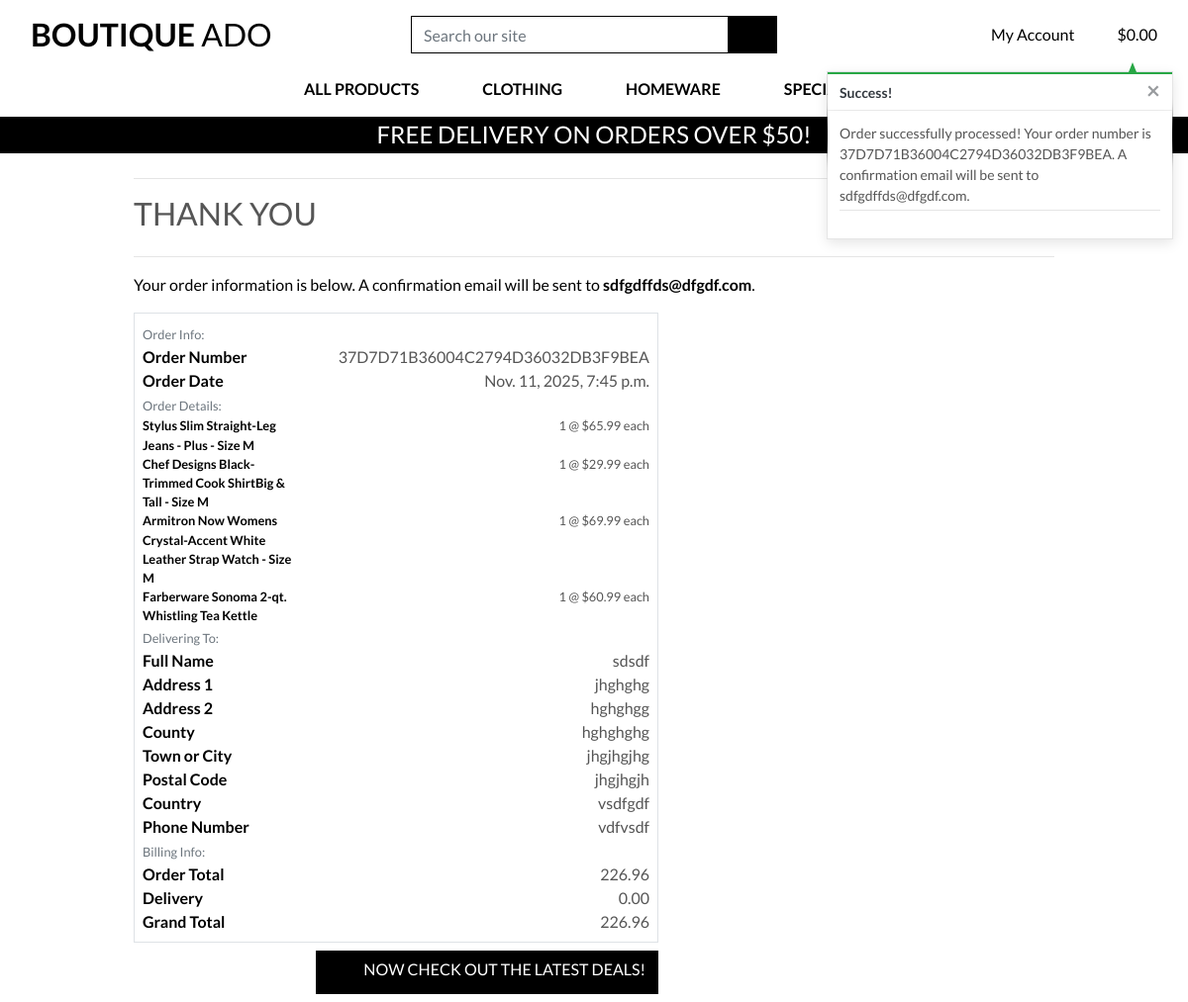
The app's page /checkout/checkout_success/37D7D71B36004C2794D36032DB3F9BEA with its own data.
### checkout/models.py (models this page shows, shortened)
class Order(models.Model):
    order_number = models.CharField(max_length=32, null=False, editable=False)
    full_name = models.CharField(max_length=50, null=False, blank=False)
    email = models.EmailField(max_length=254, null=False, blank=False)
    phone_number = models.CharField(max_length=20, null=False, blank=False)
    country = models.CharField(max_length=40, null=False, blank=False)
    postcode = models.CharField(max_length=20, null=True, blank=True)
    town_or_city = models.CharField(max_length=40, null=False, blank=False)
    street_address1 = models.CharField(max_length=80, null=False, blank=False)
    street_address2 = models.CharField(max_length=80, null=True, blank=True)
    county = models.CharField(max_length=80, null=True, blank=True)
    date = models.DateTimeField(auto_now_add=True)
    delivery_cost = models.DecimalField(max_digits=6, decimal_places=2, null=False, default=0)
    order_total = models.DecimalField(max_digits=10, decimal_places=2, null=False, default=0)
    grand_total = models.DecimalField(max_digits=10, decimal_places=2, null=False, default=0)

class OrderLineItem(models.Model):
    order = models.ForeignKey(Order, null=False, blank=False, on_delete=models.CASCADE, related_name='lineitems')
    product = models.ForeignKey(Product, null=False, blank=False, on_delete=models.CASCADE)
    product_size = models.CharField(max_length=2, null=True, blank=True) # XS, S, M, L, XL
    quantity = models.IntegerField(null=False, blank=False, default=0)
    lineitem_total = models.DecimalField(max_digits=6, decimal_places=2, null=False, blank=False, editable=False)

### products/models.py (models this page shows, shortened)
class Product(models.Model):
    category = models.ForeignKey('Category', null=True, blank=True, on_delete=models.SET_NULL)
    sku = models.CharField(max_length=254, null=True, blank=True)
    name = models.CharField(max_length=254)
    description = models.TextField()
    has_sizes = models.BooleanField(default=False, null=True, blank=True)
    price = models.DecimalField(max_digits=6, decimal_places=2)
    rating = models.DecimalField(max_digits=6, decimal_places=2, null=True, blank=True)
    image_url = models.URLField(max_length=1024, null=True, blank=True)
    image = models.ImageField(null=True, blank=True)

### checkout/views.py (the view)
# urls.py: path('checkout_success/<order_number>', views.checkout_success, name='checkout_success'),
def checkout_success(request, order_number):
    save_info = request.session.get('save_info')
    order = get_object_or_404(Order, order_number=order_number)
    messages.success(request, f'Order successfully processed! \
        Your order number is {order_number}. A confirmation \
        email will be sent to {order.email}.')
    if 'bag' in request.session:
        del request.session['bag']
    template = 'checkout/checkout_success.html'
    context = {
        'order': order,
    }
    return render(request, template, context)

### bag/contexts.py (called while the page is built, shortened)
def bag_contents(request):
    bag_items = []
    total = 0
    product_count = 0
    bag = request.session.get('bag', {})
    if total < settings.FREE_DELIVERY_THRESHOLD:
        delivery = total * Decimal(settings.STANDARD_DELIVERY_PERCENTAGE / 100)
        free_delivery_delta = settings.FREE_DELIVERY_THRESHOLD - total
    else:
        delivery = 0
        free_delivery_delta = 0
    grand_total = delivery + total
    context = {
        'bag_items': bag_items,
        'total': total,
        'product_count': product_count,
        'delivery': delivery,
        'free_delivery_delta': free_delivery_delta,
        'free_delivery_threshold': settings.FREE_DELIVERY_THRESHOLD,
        'grand_total': grand_total,
    }
    return context

### checkout/templates/checkout/checkout_success.html (shortened to what this page needs)
{% extends "base.html" %}
{% load static %}
{% block extra_css %}
    <link rel="stylesheet" href="{% static 'checkout/css/checkout.css' %}">
{% endblock %}
{% block page_header %}
    <div class="container header-container">
    </div>
{% endblock %}
{% block content %}
    <div class="overlay"></div>
    <div class="container">
        <div class="row">
            <div class="col">
                <hr>
                <h2 class="logo-font mb-4">Thank You</h2>
                <hr>
                <p class="text-black">Your order information is below. A confirmation email will be sent to <strong>{{ order.email }}</strong>.</p>
            </div>
        </div>
        <div class="row">
            <div class="col-12 col-lg-7">
                <div class="order-confirmation-wrapper p-2 border">
                    <div class="row">
                        <div class="col">
                            <small class="text-muted">Order Info:</small>
                        </div>
                    </div>
                    <div class="row">
                        <div class="col-12 col-md-4">
                            <p class="mb-0 text-black font-weight-bold">Order Number</p>
                        </div>
                        <div class="col-12 col-md-8 text-md-right">
                            <p class="mb-0">{{ order.order_number }}</p>
                        </div>
                    </div>
                    <div class="row">
                        <div class="col-12 col-md-4">
                            <p class="mb-0 text-black font-weight-bold">Order Date</p>
                        </div>
                        <div class="col-12 col-md-8 text-md-right">
                            <p class="mb-0">{{ order.date }}</p>
                        </div>
                    </div>
                    <div class="row">
                        <div class="col">
                            <small class="text-muted">Order Details:</small>
                        </div>
                    </div>
                    {% for item in order.lineitems.all %}
                    <div class="row">
                        <div class="col-12 col-md-4">
                            <p class="small mb-0 text-black font-weight-bold">
                                {{ item.product.name }}{% if item.product_size %} - Size {{ item.product_size|upper}}{% endif %}
                            </p>
                        </div>
                        <div class="col-12 col-md-8 text-md-right">
                            <p class="small mb-0">{{ item.quantity }} @ ${{ item.product.price }} each</p>
                        </div>
                    </div>
                    {% endfor %}
                    <div class="row">
                        <div class="col">
                            <small class="text-muted">Delivering To:</small>
                        </div>
                    </div>
                    <div class="row">
                        <div class="col-12 col-md-4">
                            <p class="mb-0 text-black font-weight-bold">Full Name</p>
                        </div>
                        <div class="col-12 col-md-8 text-md-right">
                            <p class="mb-0">{{ order.full_name }}</p>
                        </div>
                    </div>
                    <div class="row">
                        <div class="col-12 col-md-4">
                            <p class="mb-0 text-black font-weight-bold">Address 1</p>
                        </div>
                        <div class="col-12 col-md-8 text-md-right">
                            <p class="mb-0">{{ order.street_address1 }}</p>
                        </div>
                    </div>
                    {% if order.street_address2 %}
                    <div class="row">
                        <div class="col-12 col-md-4">
                            <p class="mb-0 text-black font-weight-bold">Address 2</p>
                        </div>
                        <div class="col-12 col-md-8 text-md-right">
                            <p class="mb-0">{{ order.street_address2 }}</p>
                        </div>
                    </div>
                    {% endif %}
                    {% if order.county %}
                    <div class="row">
                        <div class="col-12 col-md-4">
                            <p class="mb-0 text-black font-weight-bold">County</p>
                        </div>
                        <div class="col-12 col-md-8 text-md-right">
                            <p class="mb-0">{{ order.county }}</p>
                        </div>
                    </div>
                    {% endif %}
                    <div class="row">
                        <div class="col-12 col-md-4">
                            <p class="mb-0 text-black font-weight-bold">Town or City</p>
                        </div>
                        <div class="col-12 col-md-8 text-md-right">
                            <p class="mb-0">{{ order.town_or_city }}</p>
                        </div>
                    </div>
                    {% if order.postcode %}
                    <div class="row">
                        <div class="col-12 col-md-4">
                            <p class="mb-0 text-black font-weight-bold">Postal Code</p>
                        </div>
                        <div class="col-12 col-md-8 text-md-right">
                            <p class="mb-0">{{ order.postcode }}</p>
                        </div>
                    </div>
                    {% endif %}
                    <div class="row">
                        <div class="col-12 col-md-4">
                            <p class="mb-0 text-black font-weight-bold">Country</p>
                        </div>
                        <div class="col-12 col-md-8 text-md-right">
                            <p class="mb-0">{{ order.country }}</p>
                        </div>
                    </div>
                    <div class="row">
                        <div class="col-12 col-md-4">
                            <p class="mb-0 text-black font-weight-bold">Phone Number</p>
                        </div>
                        <div class="col-12 col-md-8 text-md-right">
                            <p class="mb-0">{{ order.phone_number }}</p>
                        </div>
                    </div>
                    <div class="row">
                        <div class="col">
                            <small class="text-muted">Billing Info:</small>
                        </div>
                    </div>
                    <div class="row">
                        <div class="col-12 col-md-4">
                            <p class="mb-0 text-black font-weight-bold">Order Total</p>
                        </div>
                        <div class="col-12 col-md-8 text-md-right">
                            <p class="mb-0">{{ order.order_total }}</p>
                        </div>
                    </div>
                    <div class="row">
                        <div class="col-12 col-md-4">
                            <p class="mb-0 text-black font-weight-bold">Delivery</p>
                        </div>
                        <div class="col-12 col-md-8 text-md-right">
                            <p class="mb-0">{{ order.delivery_cost }}</p>
                        </div>
                    </div>
                    <div class="row">
                        <div class="col-12 col-md-4">
                            <p class="mb-0 text-black font-weight-bold">Grand Total</p>
                        </div>
                        <div class="col-12 col-md-8 text-md-right">
                            <p class="mb-0">{{ order.grand_total }}</p>
                        </div>
                    </div>
                </div>
            </div>
        </div>
        <div class="row">
			<div class="col-12 col-lg-7 text-right">
				<a href="{% url 'products' %}?category=new_arrivals,deals,clearance" class="btn btn-black rounded-0 my-2">
					<span class="icon mr-2">
					</span>
					<span class="text-uppercase">Now check out the latest deals!</span>
				</a>
			</div>
		</div>
    </div>
{% endblock %}

### static/css/base.css (style rules this page uses)
html { height: 100%; }
body { background: url('/media/homepage_background_cropped.jpg') no-repeat center center fixed; background-size: cover; height: calc(100vh - 164px); color: #555; font-family: 'Lato'; }
.icon { align-items: center; display: inline-flex; justify-content: center; height: 1.5rem; width: 1.5rem; }
.logo-font { text-transform: uppercase; }
.btn-black { background: black; color: white; }
.text-black { color: #000 !important; }
.overlay { height: 100%; width: 100%; top: 0; left: 0; position: fixed; background: white; z-index: -1; }
@media (min-width: 1200px) { .container { max-width: 80%; } }
@media (min-width: 992px) { .header-container { padding-top: 164px; } }

### records on screen
Order: email "sdfgdffds@dfgdf.com", order_number "37D7D71B36004C2794D36032DB3F9BEA", date "Nov. 11, 2025, 7:45 p.m.", full_name "sdsdf", street_address1 "jhghghg", street_address2 "hghghgg", county "hghghghg", town_or_city "jhgjhgjhg", postcode "jhgjhgjh", country "vsdfgdf", phone_number "vdfvsdf", order_total "226.96", delivery_cost "0.00", grand_total "226.96"
OrderLineItem: product.name "Stylus Slim Straight-Leg Jeans - Plus", product_size "M", quantity "1", product.price "65.99"
OrderLineItem: product.name "Chef Designs Black-Trimmed Cook ShirtBig & Tall", product_size "M", quantity "1", product.price "29.99"
OrderLineItem: product.name "Armitron Now Womens Crystal-Accent White Leather Strap Watch", product_size "M", quantity "1", product.price "69.99"
OrderLineItem: product.name "Farberware Sonoma 2-qt. Whistling Tea Kettle", quantity "1", product.price "60.99"

### other values on screen
{{ free_delivery_threshold }} "50"
{{ message }} "Order successfully processed! Your order number is 37D7D71B36004C2794D36032DB3F9BEA. A confirmation email will be sent to sdfgdffds@dfgdf.com."
